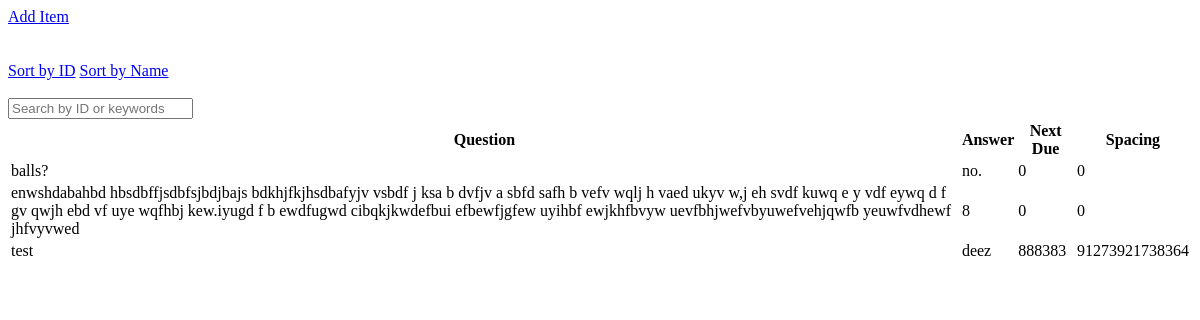
/autocards_app/browse_decks/, run on the app's committed database.
### autocards_app/models.py (models this page shows, shortened)
class Card(models.Model):
    question = models.TextField()
    answer = models.TextField()
    next_due = models.IntegerField()
    spacing = models.IntegerField()
    class Meta:
        ordering = ["next_due", "id"]

### autocards_app/views.py (the view)
# urls.py: path('browse_decks/', views.get_cards, name="list"),
def get_cards(request):
    q = request.GET.get('q') if request.GET.get('q') != None else ''
    cards = Card.objects.filter(Q(question__icontains=q) | Q(answer__icontains=q))
    context = {'cards': cards}
    return render(request, 'browse_decks.html', context)

### autocards_app/templates/browse_decks.html
<!DOCTYPE html>
<html>
    {% load static %}
    <link rel="stylesheet" href="{% static 'style.css' %}">
    <div class="grid-container">
        <a href="/app/card_form">Add Item</a><br><br><br>
        <a href="{% url 'sortbyid' %}">Sort by ID</a>
        <a href="{% url 'sortbyname' %}">Sort by Name</a><br><br>
        <form method="GET" action="{% url 'list' %}">
            <input type="text" name="q" placeholder="Search by ID or keywords"/>
        </form>
    </div>
    <div>
        <table>
            <tr>
                <th>Question</th>
                <th>Answer</th>
                <th>Next Due</th>
                <th>Spacing</th>
            </tr>
            {% for card in cards %}
                <tr>
                    <td>{{card.question}}</td>
                    <td style="width: 15px">{{card.answer}}</td>
                    <td>{{card.next_due}}</td>
                    <td>{{card.spacing}}</td>
                </tr>
            {% endfor %}
        </table>
    </div>
</html>

### data on the page
Card: question "balls?", answer "no.", next_due "0", spacing "0"
Card: question "enwshdabahbd hbsdbffjsdbfsjbdjbajs bdkhjfkjhsdbafyjv vsbdf j ksa b dvfjv a sbfd safh b vefv wqlj h vaed ukyv w,j eh svdf kuwq e y vdf eywq d f gv qwjh ebd vf uye wqfhbj kew.iyugd f b ewdfugwd cibqkjkwdefbui efbewfjgfew uyihbf ewjkhfbvyw uevfbhjwefvbyuwefvehjqwfb yeuwfvdhewf jhfvyvwed", answer "8", next_due "0", spacing "0"
Card: question "test", answer "deez", next_due "888383", spacing "91273921738364"
